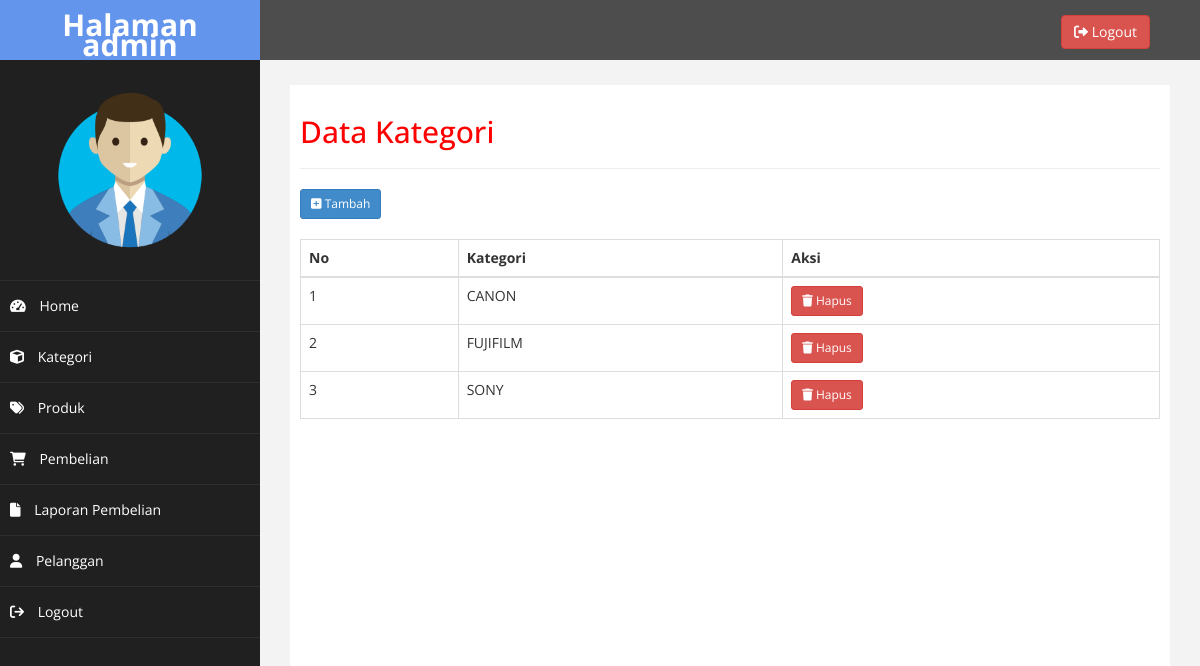
Screenshot of /admin/index.php?halaman=kategori (signed in) with the database file from the repository.
### tables this page shows
CREATE TABLE `kategori` (
  `id_kategori` int(11) NOT NULL,
  `nama_kategori` varchar(255) NOT NULL
);

### admin/kategori.php (the view, shortened to what this page needs)
<?php require("koneksi.php");
$semuadata = array();
$ambil = $conn->query("SELECT * FROM kategori");
while ($tiap = $ambil->fetch_assoc()) {
    $semuadata[] = $tiap;
}
?>
<!DOCTYPE html>
<html lang="en">
<head>
    <link rel="stylesheet" href="assets/fontawesome-free-6.0.0/css/all.min.css">
</head>
<body>
    <h2>Data Kategori</h2>
    <hr>
    <a href="index.php?halaman=tambahkategori&id=<?php echo $value['id_kategori']; ?>" class="btn btn-primary btn-sm" style="margin-bottom: 20px;"><i class="fas fa-plus-square"></i> Tambah</a>
    <table class="table table-bordered">
        <thead>
            <tr>
                <th>No</th>
                <th>Kategori</th>
                <th>Aksi</th>
            </tr>
        </thead>
        <tbody>
            <?php foreach ($semuadata as $key => $value) : ?>
                <tr>
                    <td><?php echo $key + 1 ?></td>
                    <td><?php echo $value["nama_kategori"] ?></td>
                    <td>
                        <a href="index.php?halaman=hapuskategori&id=<?php echo $value['id_kategori']; ?>" class="btn btn-danger btn-sm"><i class="fa fa-trash"></i> Hapus</a>
                    </td>
                </tr>
            <?php endforeach ?>
        </tbody>
    </table>
</body>
</html>

### admin/assets/css/custom.css (style rules this page uses)
body { font-family: 'Open Sans', sans-serif; }
h2 { color: #f00; }

### rows the page displays
kategori: nama_kategori "CANON"
kategori: nama_kategori "FUJIFILM"
kategori: nama_kategori "SONY"
